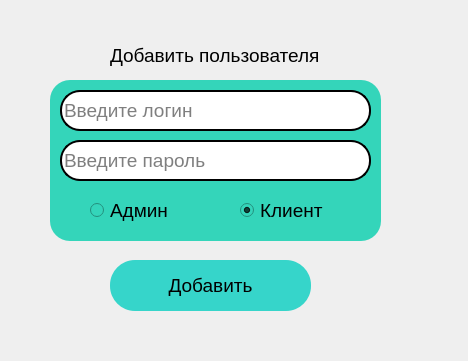
<?xml version="1.0" encoding="UTF-8"?>
<ui version="4.0">
 <class>MainWindow</class>
 <widget class="QMainWindow" name="MainWindow">
  <property name="geometry">
   <rect>
    <x>0</x>
    <y>0</y>
    <width>468</width>
    <height>361</height>
   </rect>
  </property>
  <property name="windowTitle">
   <string>MainWindow</string>
  </property>
  <widget class="QWidget" name="centralwidget">
   <widget class="QFrame" name="frame">
    <property name="geometry">
     <rect>
      <x>50</x>
      <y>80</y>
      <width>331</width>
      <height>161</height>
     </rect>
    </property>
    <property name="styleSheet">
     <string notr="true">background-color: rgb(52, 213, 186); border-radius: 20px</string>
    </property>
    <property name="frameShape">
     <enum>QFrame::StyledPanel</enum>
    </property>
    <property name="frameShadow">
     <enum>QFrame::Raised</enum>
    </property>
    <widget class="QLineEdit" name="login">
     <property name="geometry">
      <rect>
       <x>10</x>
       <y>10</y>
       <width>311</width>
       <height>41</height>
      </rect>
     </property>
     <property name="font">
      <font>
       <family>Segoe UI</family>
       <pointsize>14</pointsize>
      </font>
     </property>
     <property name="styleSheet">
      <string notr="true">border-radius: 20px; border: 2px solid; background-color: white</string>
     </property>
     <property name="placeholderText">
      <string>Введите логин</string>
     </property>
    </widget>
    <widget class="QRadioButton" name="admin">
     <property name="geometry">
      <rect>
       <x>40</x>
       <y>110</y>
       <width>82</width>
       <height>41</height>
      </rect>
     </property>
     <property name="font">
      <font>
       <family>Segoe UI</family>
       <pointsize>14</pointsize>
      </font>
     </property>
     <property name="text">
      <string>Админ</string>
     </property>
    </widget>
    <widget class="QRadioButton" name="client">
     <property name="geometry">
      <rect>
       <x>190</x>
       <y>110</y>
       <width>91</width>
       <height>41</height>
      </rect>
     </property>
     <property name="font">
      <font>
       <family>Segoe UI</family>
       <pointsize>14</pointsize>
      </font>
     </property>
     <property name="text">
      <string>Клиент</string>
     </property>
     <property name="checked">
      <bool>true</bool>
     </property>
    </widget>
   </widget>
   <widget class="QPushButton" name="add_button">
    <property name="geometry">
     <rect>
      <x>110</x>
      <y>260</y>
      <width>201</width>
      <height>51</height>
     </rect>
    </property>
    <property name="font">
     <font>
      <family>Segoe UI</family>
      <pointsize>14</pointsize>
     </font>
    </property>
    <property name="styleSheet">
     <string notr="true">QPushButton:hover {
	background-color: #ffdbcc;
}

QPushButton:pressed {
	background-color: #fcb9aa;
}
QPushButton {
	background-color: rgb(54, 213, 202);
	border-radius: 25px;
}</string>
    </property>
    <property name="text">
     <string>Добавить</string>
    </property>
   </widget>
   <widget class="QLabel" name="label">
    <property name="geometry">
     <rect>
      <x>110</x>
      <y>40</y>
      <width>281</width>
      <height>31</height>
     </rect>
    </property>
    <property name="font">
     <font>
      <family>Segoe UI</family>
      <pointsize>14</pointsize>
     </font>
    </property>
    <property name="text">
     <string>Добавить пользователя</string>
    </property>
   </widget>
   <widget class="QLineEdit" name="password">
    <property name="geometry">
     <rect>
      <x>60</x>
      <y>140</y>
      <width>311</width>
      <height>41</height>
     </rect>
    </property>
    <property name="font">
     <font>
      <family>Segoe UI</family>
      <pointsize>14</pointsize>
     </font>
    </property>
    <property name="styleSheet">
     <string notr="true">border-radius: 20px; border: 2px solid</string>
    </property>
    <property name="placeholderText">
     <string>Введите пароль</string>
    </property>
   </widget>
  </widget>
 </widget>
 <resources/>
 <connections/>
</ui>
